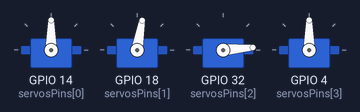
This sketch was run on a simulated ESP32. On the bench: 4 × servo.

Above: at 0.05 s.
At 0.35 s:
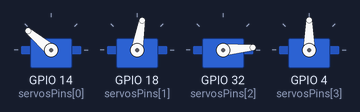
At 2.0 s:
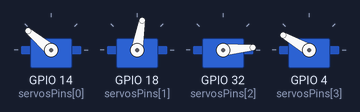
At 3.0 s:
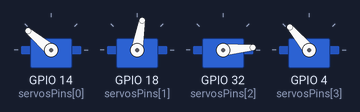
At 4.0 s:
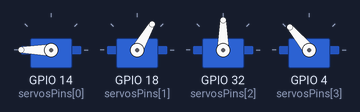
At 8.0 s:
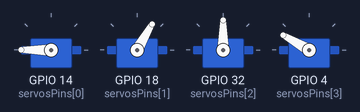
Timing chart, 0 to 10.4 s (numbered marks = the images above):
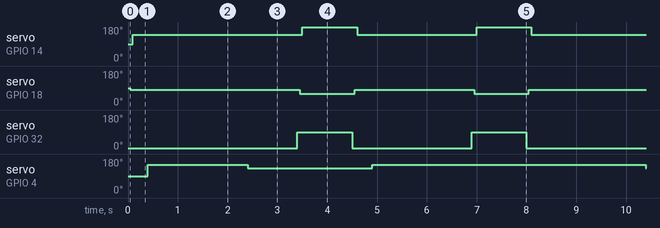

Measured:
- by itself, servo on GPIO 14 (servosPins[0]): repeats every 8.0 s: 180° 1.1 s, 140° 2.4 s, 180° 1.1 s, 140° 3.4 s
- by itself, servo on GPIO 18 (servosPins[1]): repeats every 8.0 s: 60° 1.1 s, 80° 2.4 s, 60° 1.1 s, 80° 3.4 s
- by itself, servo on GPIO 32 (servosPins[2]): repeats every 8.0 s: 5° 2.4 s, 90° 1.1 s, 5° 3.4 s, 90° 1.1 s
- by itself, servo on GPIO 4 (servosPins[3]): repeats every 8.0 s: 130° 2.5 s, 150° 5.5 s

The sketch:

servomotor.ino
```cpp
#include <Servo.h>
Servo myservo;
static const int servosPins[4] = { 14, 18, 32, 4};

Servo servos[4];
void setup()
{
  Serial.begin(115200);

  for (int i = 0; i < 4; ++i)
  {
    if (!servos[i].attach(servosPins[i]))
    {
      Serial.print("Servo ");
      Serial.print(i);
      Serial.println("attach error");
    }
  }
 }
 void loop()
    {
      servos[2].write(5);
      delay(50);
      servos[1].write(80);
      delay(50);
      servos[0].write(140);
      delay(300);
      servos[3].write(150);
      delay(2000);
      servos[3].write(130);
      delay(1000);

      servos[2].write(90);
      delay(50);
      servos[1].write(60);
      delay(50);
      servos[0].write(180);
      delay(1000);


      servos[2].write(5);
      delay(50);
      servos[1].write(80);
      delay(50);
      servos[0].write(140);
      delay(300);
      servos[3].write(150);
      delay(2000);

      servos[2].write(90);
      delay(50);
      servos[1].write(60);
      delay(50);
      servos[0].write(180);
      delay(1000);


//      servos[2].write(120);
//      delay(50);
//      servos[1].write(90);
//      delay(50);
//      servos[0].write(30);
//      delay(1000);
    }

    void servo1()
    {

      for (int i = 0; i <= 180 ; i++)
      {
        myservo.attach(32);
        myservo.write(i);
        delay(50);
        myservo.attach(18);
        myservo.write(i);
        delay(50);
        myservo.attach(14);
        myservo.write(i);
        delay(50);
      }
      for (int i = 180; i >= 0 ; i--)
      {
        myservo.attach(32);
        myservo.write(i);
        delay(50);
        myservo.attach(18);
        myservo.write(i);
        delay(50);
        myservo.attach(14);
        myservo.write(i);
        delay(50);
      }
    }
```
